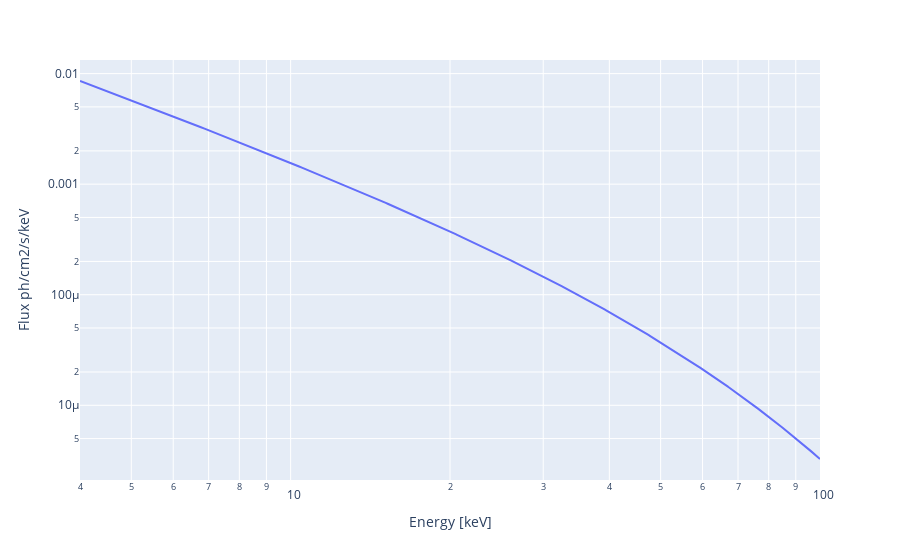

This figure's notebook cell:
### Markdown cell above
#### Cutoff Powerlaw

### Code cell
model = "cutoffpl"
norm  = 0.1         # Flux normalisation in ph/cm2/s/keV
E_cut = 40          # Energy cutoff in keV
Gamma = 1.7         # Photon index
n_H   = 0           # Density column in 1e21 cm-2
calculate_exposure(SNR = 10, instrument = "ECLAIRs", Eband = [4, 100])

### Figure 1 — Plotly figure (JSON) as saved in the notebook; plotly's stock layout.template omitted (floating-point values rounded to 4 significant figures; data arrays with more than 128 entries replaced by an {"elided": "..."} marker saying what was removed)
{"data": [{"hovertemplate": "Energy [keV]=%{x}<br>Flux ph/cm2/s/keV=%{y}<extra></extra>", "legendgroup": "", "line": {"color": "#636efa", "dash": "solid"}, "marker": {"symbol": "circle"}, "mode": "lines", "name": "", "orientation": "v", "showlegend": false, "type": "scatter", "x": {"elided": "769 float values"}, "xaxis": "x", "y": {"elided": "769 float values"}, "yaxis": "y"}], "layout": {"legend": {"tracegroupgap": 0}, "margin": {"t": 60}, "xaxis": {"anchor": "y", "domain": [0, 1], "title": {"text": "Energy [keV]"}, "type": "log"}, "yaxis": {"anchor": "x", "domain": [0, 1], "title": {"text": "Flux ph/cm2/s/keV"}, "type": "log"}}}
